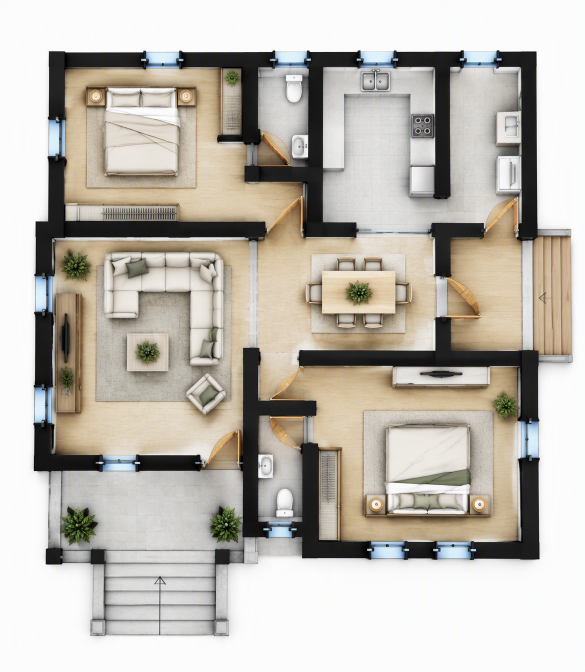
#> input picture visite_plan/poyo/V2-2CH-01.png, 1170 x 1344 px, given in place of V2-2CH-01.png.png, which was not available (shown at 1/2 size)
$ python poyo_rooms.py ../poyo/V2-2CH-01.png
#> lines starting #> are read from the running program, lines starting #| are printed output that depends on the picture; after the words box and inside, x2 and y2 are one past the last pixel; in counts of white or black regions, pixels touching at a corner belong together; pictures that were not available may be replaced by others from this repository, and a replacement may not be noted
### visite_plan/tools/restyle.py
"""Rendu « style WooPlans » d'un plan 2D (référence : jobs/V3-003/plan.png) et repérage précis des pièces.

À partir d'un plan source (bleu, couleur, capture…) :
  - murs : détectés comme les traits épais, redessinés en noir plein ;
  - pièces : segmentées entre les murs (portes refermées le temps du remplissage), sol par type de pièce
    (blanc, carrelage clair des pièces d'eau, pierre grise des terrasses) ;
  - mobilier : traits fins du plan source, en gris ;
  - étiquettes : style WooPlans (Inter Bold noir, « Chambre 2 »), sans surface faute de PDF.
Les polygones des pièces et les trajets du point (plus court chemin dans les pièces, donc par les portes)
sont calculés sur la même géométrie, puis écrits dans paths.json.
"""
import heapq
import json
from pathlib import Path

import cv2
import numpy as np
from PIL import Image, ImageDraw, ImageFont

FONT = "/usr/share/fonts/opentype/inter/Inter-Bold.otf"
FLOORS = {                       # couleur de sol, couleur des joints, pas du carrelage (0 = uni)
    "sec": ((255, 255, 255), None, 0),
    "eau": ((226, 238, 246), (200, 218, 232), 26),
    "cuisine": ((240, 240, 238), (222, 222, 218), 30),
    "ext": ((228, 228, 226), (210, 210, 206), 0),
    "garage": ((236, 233, 228), None, 0),
}
INK_WALL = (22, 22, 22)
INK_FURN = (120, 120, 118)


def disk(r):
    return cv2.getStructuringElement(cv2.MORPH_ELLIPSE, (2 * r + 1, 2 * r + 1))


def split_ink(ink, wall_px, min_area=12, close_px=4, min_len=45, min_wall=60, drop=(), rect_t=0):
    """ink (bool) -> (murs, mobilier). Murs = traits d'au moins wall_px d'épaisseur et min_len de long,
    horizontaux ou verticaux (les plans sont orthogonaux) ; le reste est du mobilier."""
    m = ink.astype(np.uint8)
    for x0, y0, x1, y1 in drop:
        m[y0:y1, x0:x1] = 0
    cl = cv2.morphologyEx(m, cv2.MORPH_CLOSE, disk(close_px)) if close_px else m
    rk = lambda w, h: cv2.getStructuringElement(cv2.MORPH_RECT, (w, h))
    wh = cv2.morphologyEx(cl, cv2.MORPH_OPEN, rk(min_len, wall_px))
    wv = cv2.morphologyEx(cl, cv2.MORPH_OPEN, rk(wall_px, min_len))
    if rect_t:                               # murs redressés : barres droites d'épaisseur constante rect_t
        out = np.zeros_like(m)
        for mask, horiz in ((wh, True), (wv, False)):
            n, lab, st, _ = cv2.connectedComponentsWithStats(mask, 8)
            for i in range(1, n):
                x, y, w, h, _ = st[i]
                thick = h if horiz else w
                if thick <= 2.4 * wall_px:
                    if horiz:
                        cy = y + h // 2; out[cy - rect_t // 2:cy + (rect_t + 1) // 2, x:x + w] = 1
                    else:
                        cx = x + w // 2; out[y:y + h, cx - rect_t // 2:cx + (rect_t + 1) // 2] = 1
                else:
                    out[lab == i] = 1
        walls = out
    else:
        walls = wh | wv
    n, lab, st, _ = cv2.connectedComponentsWithStats(walls, 8)
    keep = np.zeros_like(walls)
    for i in range(1, n):
        if max(st[i, 2], st[i, 3]) >= min_wall:
            keep[lab == i] = 1
    walls = cv2.morphologyEx(keep, cv2.MORPH_OPEN, rk(3, 3))
    furn = m & (1 - cv2.dilate(walls, disk(3)))
    n, lab, st, _ = cv2.connectedComponentsWithStats(furn, 8)
    keepf = np.zeros_like(furn)
    for i in range(1, n):
        if st[i, 4] >= min_area:
            keepf[lab == i] = 1
    return walls.astype(bool), keepf.astype(bool)


# [87 lines left out: functions vector_walls, room_region, polygon, tiles, not called in this run]


def label(draw, xy, text, size=24):
    f = ImageFont.truetype(FONT, size)
    lines = text.split("\n")
    lh = int(size * 1.2)
    y0 = xy[1] - lh * (len(lines) - 1) / 2
    for i, t in enumerate(lines):
        draw.text((xy[0], y0 + i * lh), t, font=f, fill=(20, 20, 20), anchor="mm",
                  stroke_width=3, stroke_fill=(255, 255, 255))


# [28 lines left out: function render, not called in this run]


def shortest_path(walls, a, b, clear_px=6, step=3, footprint=None):
    """Plus court chemin de a à b hors des murs (marge clear_px), sur une grille de pas step ; préfère le milieu des passages."""
    free = 1 - cv2.dilate(walls.astype(np.uint8), disk(clear_px))
    if footprint is not None:
        free &= footprint.astype(np.uint8)
    dist = cv2.distanceTransform(free, cv2.DIST_L2, 5)
    fs, ds = free[::step, ::step], dist[::step, ::step]
    H, W = fs.shape
    cost = 1.0 + 6.0 / (1.0 + ds)
    s = (a[1] // step, a[0] // step); g = (b[1] // step, b[0] // step)
    for p in (s, g):
        if not fs[p]:
            raise ValueError(f"point {p[1]*step, p[0]*step} hors de l'espace libre")
    best = np.full((H, W), np.inf); best[s] = 0; prev = {}
    q = [(0.0, s)]
    nb = [(-1, 0, 1), (1, 0, 1), (0, -1, 1), (0, 1, 1), (-1, -1, 1.414), (-1, 1, 1.414), (1, -1, 1.414), (1, 1, 1.414)]
    while q:
        c, p = heapq.heappop(q)
        if p == g:
            break
        if c > best[p]:
            continue
        for dy, dx, k in nb:
            n = (p[0] + dy, p[1] + dx)
            if 0 <= n[0] < H and 0 <= n[1] < W and fs[n]:
                nc = c + k * cost[n]
                if nc < best[n]:
                    best[n] = nc; prev[n] = p; heapq.heappush(q, (nc, n))
    if g not in prev and g != s:
        raise ValueError(f"aucun passage entre {a} et {b}")
    pts = [g]
    while pts[-1] != s:
        pts.append(prev[pts[-1]])
    pts = [(p[1] * step, p[0] * step) for p in reversed(pts)]
    simp = [tuple(map(float, p[0])) for p in cv2.approxPolyDP(np.array(pts, np.int32).reshape(-1, 1, 2), 4, False)]
    for _ in range(2):                        # lissage (Chaikin) : le point tourne au lieu de pivoter
        if len(simp) < 3:
            break
        sm = [simp[0]]
        for p, q in zip(simp, simp[1:]):
            sm += [(0.75 * p[0] + 0.25 * q[0], 0.75 * p[1] + 0.25 * q[1]), (0.25 * p[0] + 0.75 * q[0], 0.25 * p[1] + 0.75 * q[1])]
        sm.append(simp[-1]); simp = sm
    return [[round(x, 1), round(y, 1)] for x, y in simp]


# [42 lines left out: functions footprint_of, write_paths, check_image, not called in this run]

### visite_plan/tools/poyo_rooms.py
"""Plan Poyo (sans texte) + pièces relevées sur le rendu -> plan.png étiqueté, paths.json, paths_check.png.

  python visite_plan/tools/poyo_rooms.py <job>

Lit jobs/<job>/poyo_rooms.json : {"crop": [x0, y0, x1, y1], "start": [x, y], "order": [...],
  "rooms": [{"name", "label", "poly": [[x, y], ...] ou "rect": [x0, y0, x1, y1], "stop": [x, y], "label_xy", "size"}]}
(coordonnées du rendu Poyo visite_plan/poyo/<job>.png). Les murs sont repris du rendu (gris foncé) ; le trajet du point
est le plus court chemin hors des murs, donc par les portes.
"""
import json
import sys
from pathlib import Path

import cv2
import numpy as np
from PIL import Image, ImageDraw

TOOLS = Path(__file__).resolve().parent
sys.path.insert(0, str(TOOLS))
from restyle import label as draw_label, shortest_path, split_ink  # noqa: E402

COLS = [(240, 138, 46), (200, 0, 0), (0, 160, 0), (160, 0, 200), (0, 160, 160), (200, 120, 0), (255, 0, 120),
        (90, 90, 90), (0, 0, 0), (0, 120, 255), (120, 60, 0), (0, 90, 60)]


def main(job, clear_px=8):
#> called with job = '../poyo/V2-2CH-01.png', clear_px = 8
    here = TOOLS.parent / "jobs" / job
    spec = json.loads((here / "poyo_rooms.json").read_text(encoding="utf-8"))
#> (reads visite_plan/jobs/V3-3CH-02/poyo_rooms.json from the repository)
    img = Image.open(TOOLS.parent / "poyo" / f"{job}.png").convert("RGB")
#> img is the input picture: PIL image 1170x1344 RGB; mean R, G, B 190.5, 185.6, 177
    a = np.asarray(img).astype(int)
    ink = (a.mean(-1) < 80) & ((a.max(-1) - a.min(-1)) < 40)
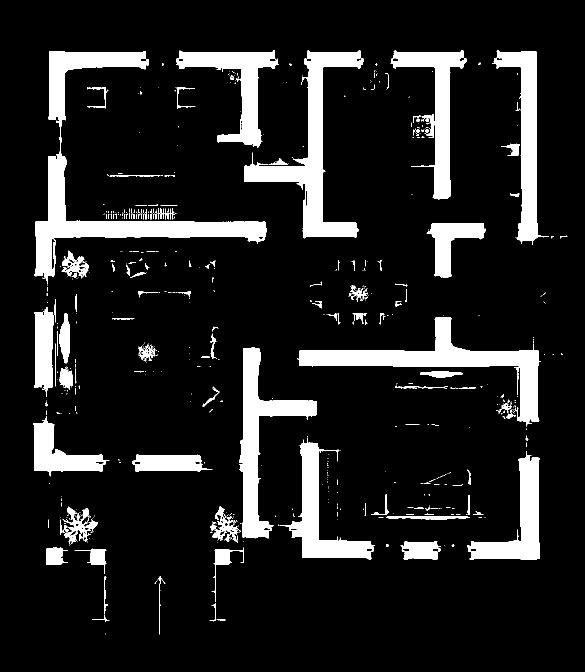
#> ink: shape (1344, 1170) bool (shown at 1/2 size); 12.4% white; 591 white regions (466 under 20 px), largest, box (x1, y1, x2, y2) and area: (69, 102, 534, 563) 31472, (595, 634, 1082, 852) 21368, (489, 101, 727, 477) 20676
    walls, _ = split_ink(ink, spec.get("wall_px", 14))
#> in split_ink, `cl = cv2.morphologyEx(m, cv2.MORPH_CLOSE, disk(close_px)) if close_px ..`: cl: shape (1344, 1170); values 0 (black) and 1 (white), 13.5% white; 233 white regions (160 under 20 px), largest, box (x1, y1, x2, y2) and area: (69, 102, 534, 571) 35338, (595, 631, 1082, 854) 22931, (489, 101, 727, 477) 21502
#> in split_ink, `wh = cv2.morphologyEx(cl, cv2.MORPH_OPEN, rk(min_len, wall_px))`: wh: shape (1344, 1170); values 0 (black) and 1 (white), 7% white; 28 white regions, largest, box (x1, y1, x2, y2) and area: (71, 421, 531, 477) 16695, (598, 697, 1077, 738) 15373, (489, 319, 646, 374) 6203
#> in split_ink, `wv = cv2.morphologyEx(cl, cv2.MORPH_OPEN, rk(wall_px, min_len))`: wv: shape (1344, 1170); values 0 (black) and 1 (white), 7.3% white; 19 white regions, largest, box (x1, y1, x2, y2) and area: (602, 104, 647, 474) 12555, (483, 696, 519, 1075) 11850, (1043, 103, 1075, 481) 11489
#> in split_ink, `walls = wh | wv`: walls: shape (1344, 1170); values 0 (black) and 1 (white), 11.9% white; 18 white regions, largest, box (x1, y1, x2, y2) and area: (71, 311, 531, 553) 24724, (598, 634, 1077, 844) 22178, (489, 104, 723, 475) 20774
#> in split_ink, `n, lab, st, _ = cv2.connectedComponentsWithStats(walls, 8)`:
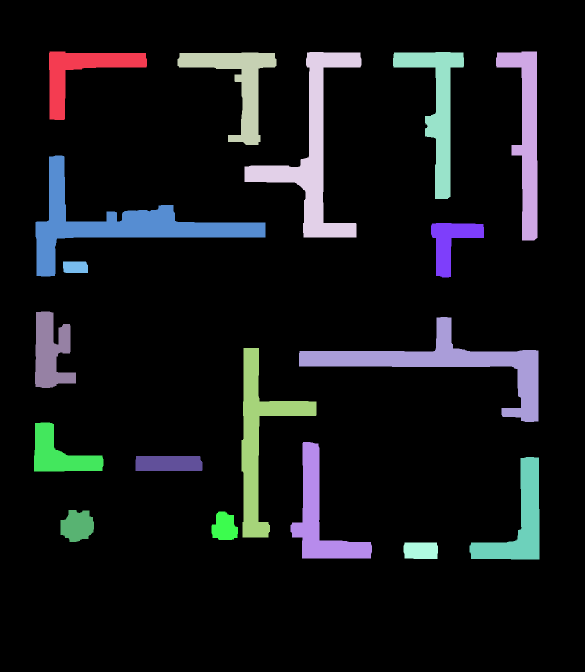
#> lab: shape (1344, 1170) int32 (shown at 1/2 size); 19 distinct labels, from 0 to 18; one colour per label, 0 black
#> in split_ink, `n, lab, st, _ = cv2.connectedComponentsWithStats(walls, 8)`: n = 19; st = 19 rows, first 6: [0, 0, 1170, 1344, 1384673], [98, 103, 196, 137, 9245], [992, 103, 83, 378, 13437], [355, 105, 198, 185, 11699], [489, 104, 234, 371, 20774], [786, 104, 142, 294, 12969]
#> in split_ink, `furn = m & (1 - cv2.dilate(walls, disk(3)))`: furn: shape (1344, 1170); values 0 (black) and 1 (white), 1.1% white; 563 white regions (450 under 20 px), largest, box (x1, y1, x2, y2) and area: (425, 1013, 482, 1086) 1210, (123, 501, 178, 557) 1157, (92, 1094, 136, 1129) 1132
#> in split_ink, `n, lab, st, _ = cv2.connectedComponentsWithStats(furn, 8)`:
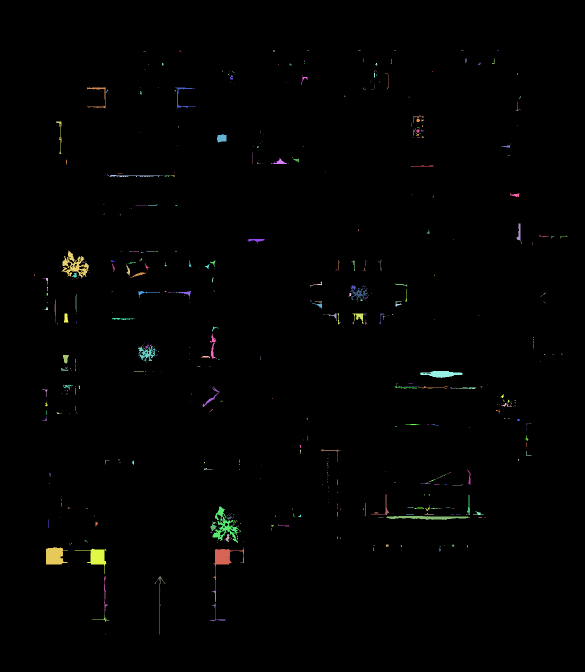
#> lab: shape (1344, 1170) int32 (shown at 1/2 size); 564 distinct labels, from 0 to 563; one colour per label, 0 black
#> in split_ink, `n, lab, st, _ = cv2.connectedComponentsWithStats(furn, 8)`: n = 564; st = 564 rows, first 6: [0, 0, 1170, 1344, 1555809], [359, 101, 4, 2, 6], [546, 101, 4, 2, 8], [615, 101, 3, 1, 3], [717, 101, 4, 1, 4], [789, 101, 3, 1, 3]
    for x0, y0, x1, y1 in spec.get("closures", []):
        walls[y0:y1, x0:x1] = True
    for x0, y0, x1, y1 in spec.get("openings", []):
        walls[y0:y1, x0:x1] = False
    polys = {}
    fp = np.zeros(walls.shape, np.uint8)
    for r in spec["rooms"]:
        p = r.get("poly") or [[r["rect"][0], r["rect"][1]], [r["rect"][2], r["rect"][1]],
                              [r["rect"][2], r["rect"][3]], [r["rect"][0], r["rect"][3]]]
        polys[r["name"]] = p
        cv2.fillPoly(fp, [np.array(p, np.int32)], 1)
#> fp: shape (1344, 1170); values 0 (black) and 1 (white), 51% white; 1 black region, box (x1, y1, x2, y2) and area: (0, 0, 1170, 1344) 769995
    for p in spec.get("free", []):              # zones de passage hors pièces (marches, couloir)
        cv2.fillPoly(fp, [np.array(p, np.int32)], 1)
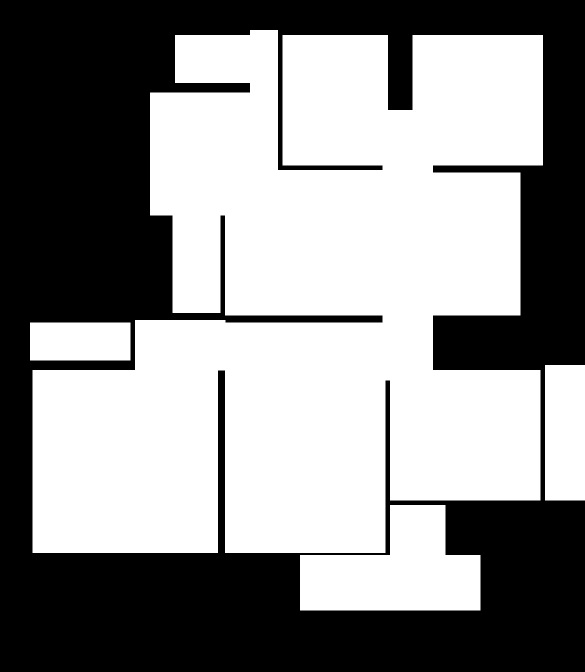
#> fp: shape (1344, 1170) (shown at 1/2 size); values 0 (black) and 1 (white), 55.5% white; 1 black region, box (x1, y1, x2, y2) and area: (0, 0, 1170, 1344) 699282
    fp = cv2.dilate(fp, np.ones((71, 71), np.uint8))   # couvre les épaisseurs de murs entre deux pièces
    d = ImageDraw.Draw(img)
    for r in spec["rooms"]:
        if r.get("label"):
            p = polys[r["name"]]; xs = [q[0] for q in p]; ys = [q[1] for q in p]
            draw_label(d, tuple(r.get("label_xy") or ((min(xs) + max(xs)) // 2, (min(ys) + max(ys)) // 2)),
                       r["label"], r.get("size", 24))
    x0, y0, x1, y1 = spec["crop"]
    img.crop((x0, y0, x1, y1)).save(here / "plan.png")
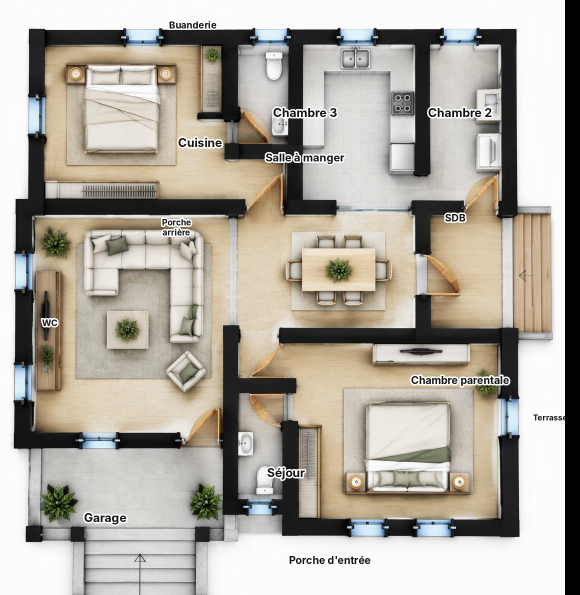
#> saved as plan.png: PIL image 1160x1190 RGB (shown at 1/2 size); mean R, G, B 175.8, 170.2, 160.6
    by = {r["name"]: r for r in spec["rooms"]}
#> by = 13 items
    pos, out = tuple(spec["start"]), []
    tr = lambda q: [round(q[0] - x0, 1), round(q[1] - y0, 1)]
    for name in spec["order"]:
        stop = tuple(by[name]["stop"])
        try:
            path = shortest_path(walls, pos, stop, clear_px, footprint=fp)
        except ValueError as e:
            print("ATTENTION", name, e); path = [list(pos), list(stop)]
        out.append({"name": name, "path": [tr(q) for q in path], "poly": [tr(q) for q in polys[name]]})
        pos = stop
#> this loop made 10 passes
#> (s in shortest_path, g in shortest_path, path) on passes 2, 3, 4, 5, 6, 8, 9, 10: ((353, 278), (233, 173), [[835, 1060], [520, 700]]), ((233, 173), (193, 173), [[520, 700], [520, 580]]), ((193, 173), (93, 150), [[520, 580], [450, 280]]), ((93, 150), (46, 146), [[450, 280], [440, 140]]), ((46, 146), (263, 110), [[440, 140], [330, 790]]), ((93, 240), (93, 293), [[720, 280], [880, 280]]), ((93, 293), (150, 296), [[880, 280], [890, 450]]), ((150, 296), (263, 273), [[890, 450], [820, 790]])
#> (pts in shortest_path, pos) on pass 1: ([(353, 278)], (835, 1060))
#> pass 1, in shortest_path, `fs, ds = free[::step, ::step], dist[::step, ::step]`:
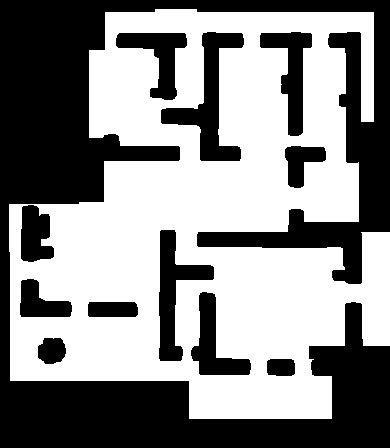
#> fs: shape (448, 390); values 0 (black) and 1 (white), 54.2% white; 12 black regions, largest, box (x1, y1, x2, y2) and area: (0, 0, 390, 448) 61974, (161, 32, 244, 161) 3506, (159, 230, 214, 361) 2734
#> after the loop, out = 10 items
    (here / "paths.json").write_text(json.dumps({"start": tr(spec["start"]), "rooms": out}, ensure_ascii=False, indent=1),
                                     encoding="utf-8")
    meta = json.loads((here / "meta.json").read_text(encoding="utf-8"))
#> (reads visite_plan/jobs/PL3C-sans3D-v1/meta.json from the repository)
    meta["plan_px"] = [x1 - x0, y1 - y0]
    (here / "meta.json").write_text(json.dumps(meta, ensure_ascii=False, indent=1), encoding="utf-8")
    im = Image.open(here / "plan.png").convert("RGB"); dd = ImageDraw.Draw(im, "RGBA")
    for i, r in enumerate(out):
        c = COLS[i % len(COLS)]
        dd.polygon([tuple(p) for p in r["poly"]], fill=c + (45,), outline=c + (255,))
        dd.line([tuple(p) for p in r["path"]], fill=c + (255,), width=5)
#> this loop made 10 passes
#> c on passes 1 to 10: (240, 138, 46), (200, 0, 0), (0, 160, 0), (160, 0, 200), (0, 160, 160), (200, 120, 0), (255, 0, 120), (90, 90, 90), (0, 0, 0), (0, 120, 255)
    im.save(here / "paths_check.png")
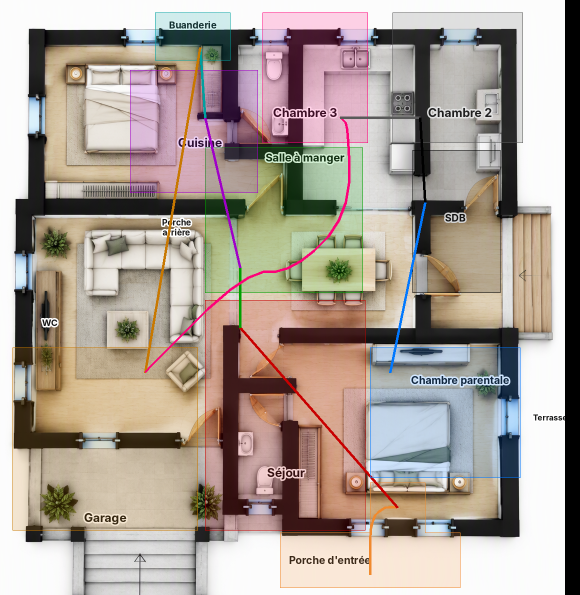
#> saved as paths_check.png: PIL image 1160x1190 RGB (shown at 1/2 size); mean R, G, B 171.5, 159.8, 151


if __name__ == "__main__":
    main(sys.argv[1])
